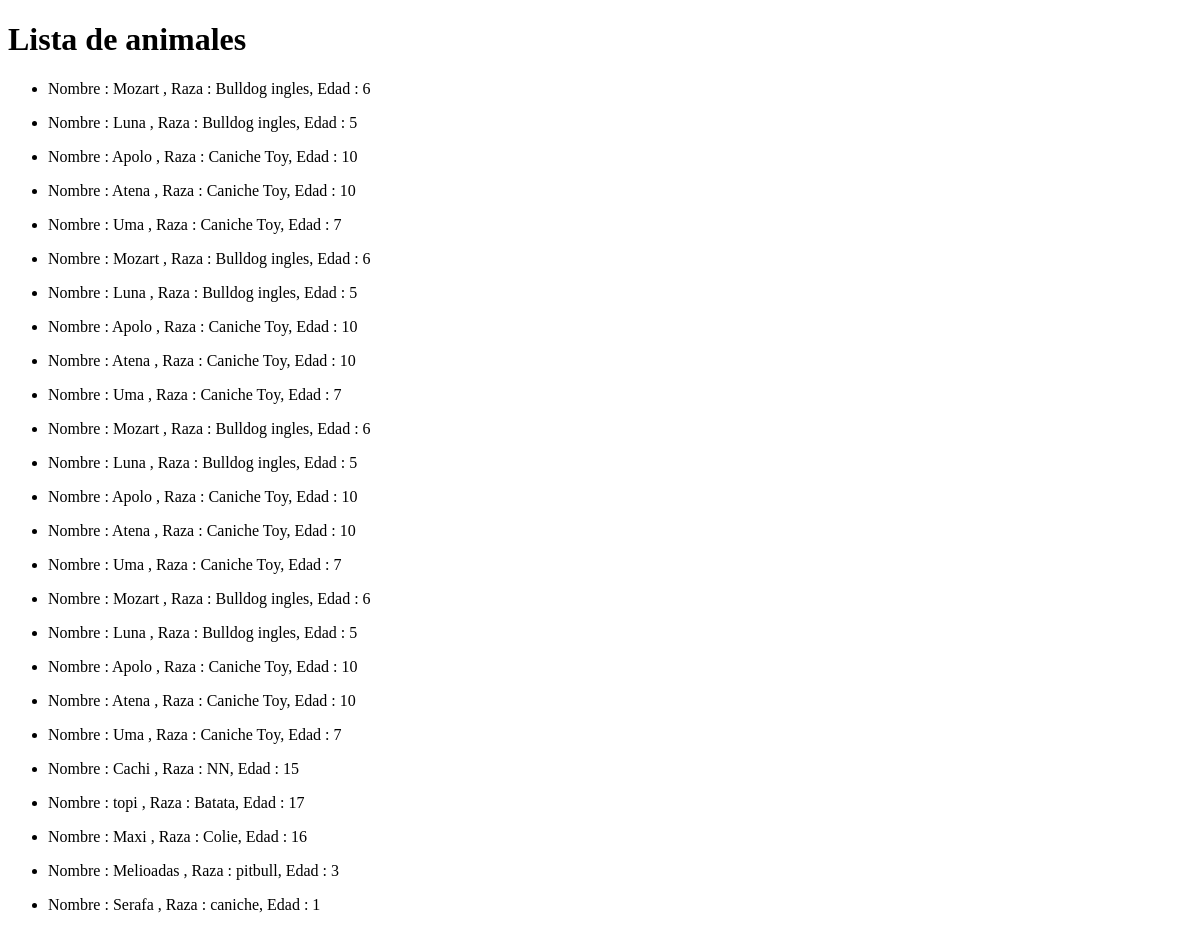
Page /mostrar_animales/ on the earlier database version.
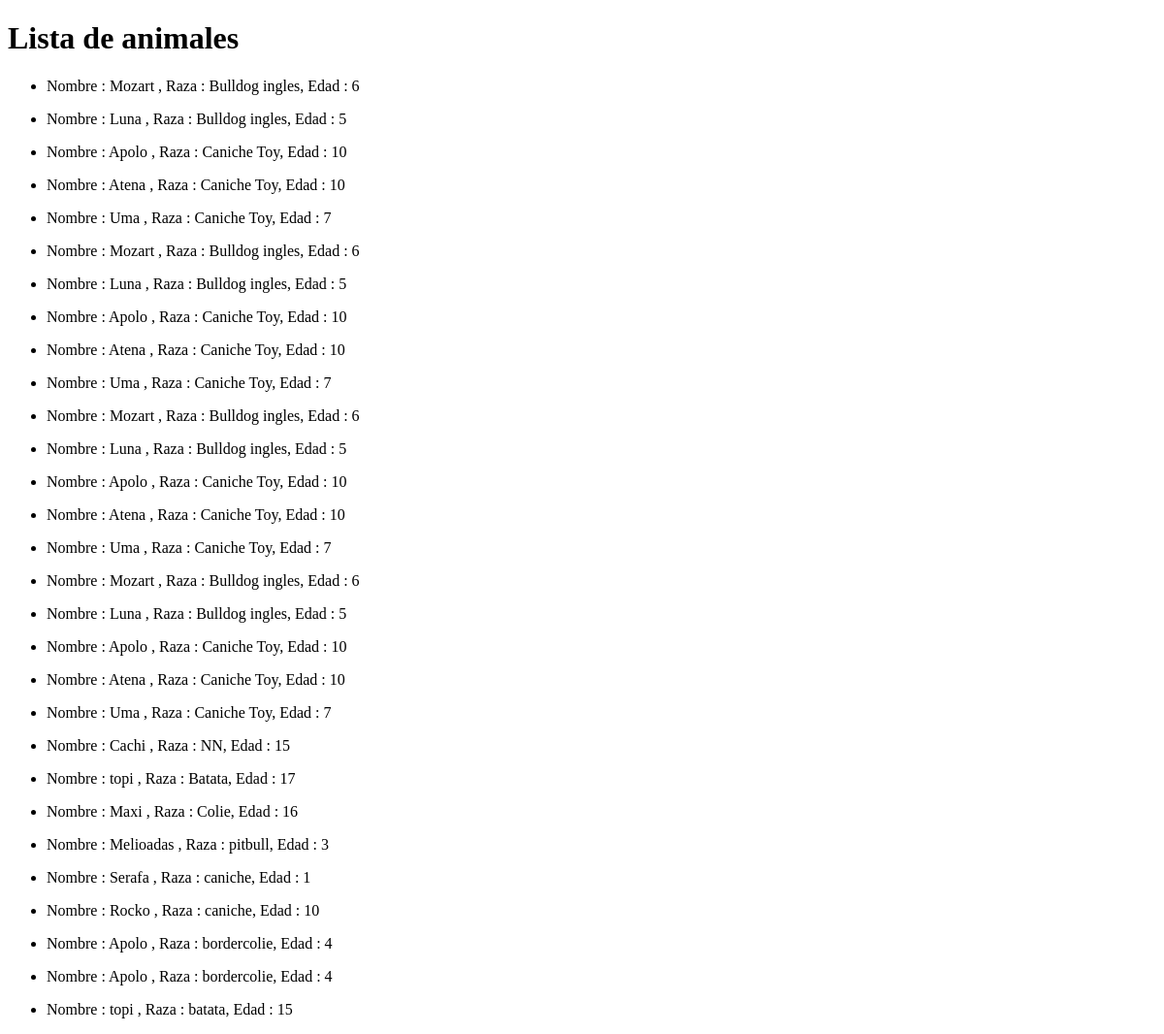
Same page on the later database version.
### MVT/models.py (models this page shows, shortened)
class Animal(models.Model):
    nombre = models.CharField(max_length = 100)
    raza = models.CharField(max_length = 200)
    edad = models.IntegerField()

### MVT/views.py (the view)
# urls.py: path("mostrar_animales/", views.mostrarAnimal),
def mostrarAnimal(request):
    lista_animales = Animal.objects.all()
    return render(request, "MVT/animales.html", {"lista_animales" : lista_animales})

### MVT/templates/MVT/animales.html (shortened to what this page needs)
<!DOCTYPE html>
<html>
    <head>
        <link rel="stylesheet" href="">
    </head>
    <body>
        <h1> Lista de animales </h1>
        {% for a in lista_animales %}
        <ul>
            <li> Nombre : {{a.nombre}} , Raza : {{a.raza}}, Edad : {{a.edad}} </li>
        </ul>
        {% endfor %}
    </body>
</html>

Differences in the rows shown:
added Animal: nombre "Rocko", raza "caniche", edad "10"
added Animal: nombre "Apolo", raza "bordercolie", edad "4"
added Animal: nombre "Apolo", raza "bordercolie", edad "4"
added Animal: nombre "topi", raza "batata", edad "15"
